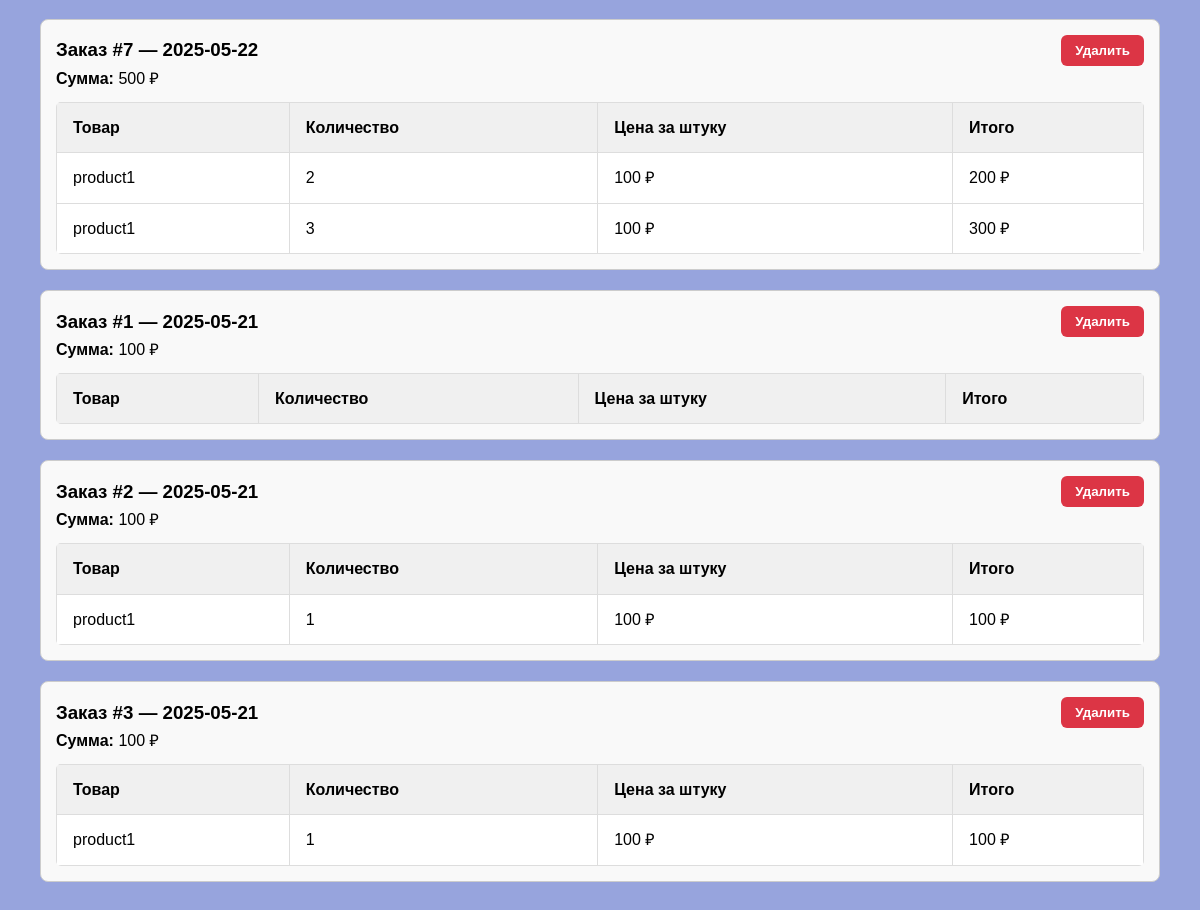
The app's page /orders.php (signed in, lower part), older data.
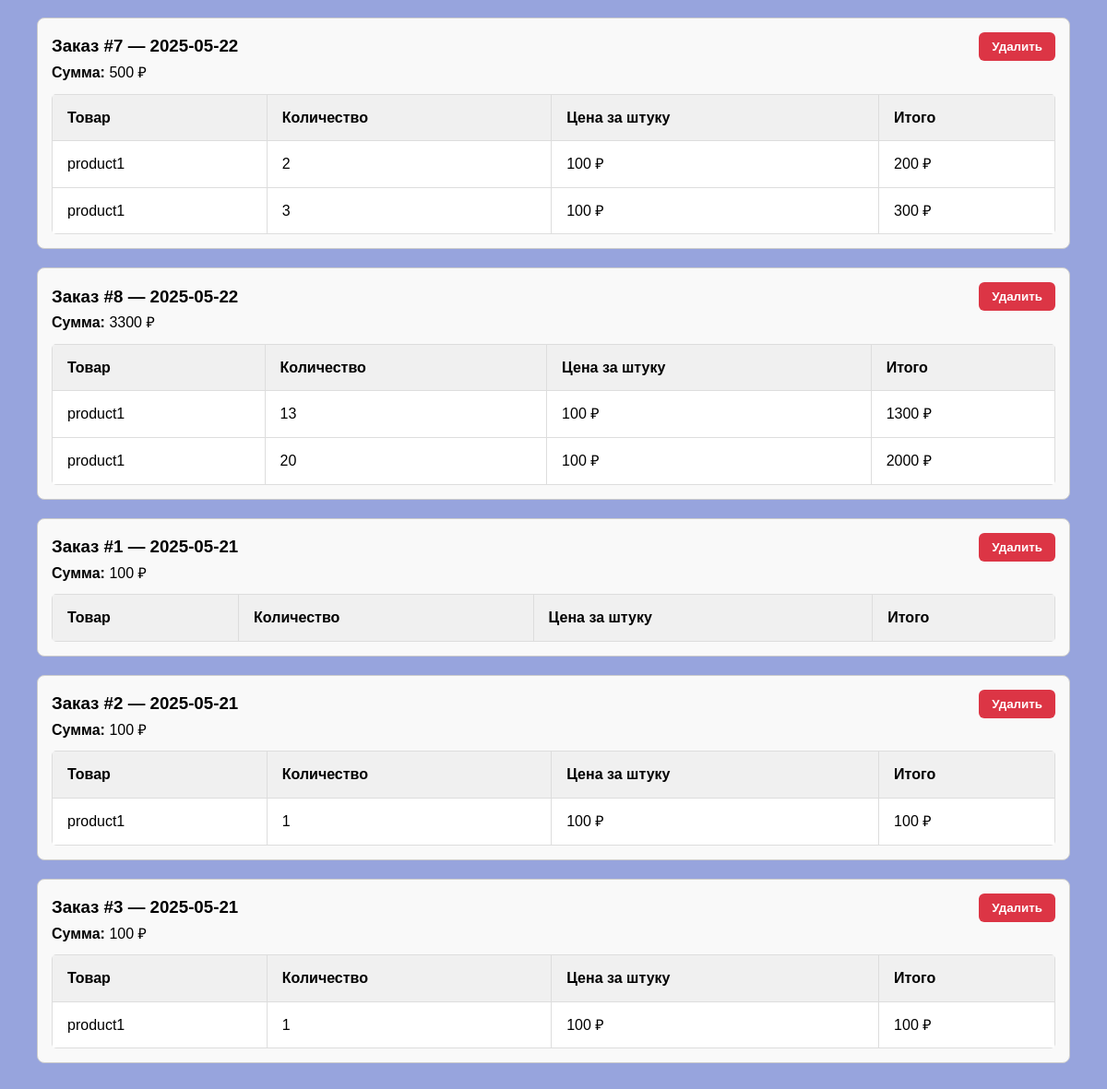
The same page, newer data.
### tables this page shows
CREATE TABLE `orders` (
    `id` int UNSIGNED NOT NULL,
    `user_id` int UNSIGNED NOT NULL,
    `total_price` decimal(10,0) NOT NULL,
    `created_at` date NOT NULL
  );

CREATE TABLE `order_items` (
    `id` int UNSIGNED NOT NULL,
    `order_id` int UNSIGNED NOT NULL,
    `product_id` int UNSIGNED NOT NULL,
    `quantity` int UNSIGNED NOT NULL,
    `price` decimal(10,0) NOT NULL
  );

CREATE TABLE `product` (
    `id` int UNSIGNED NOT NULL,
    `title` varchar(10) NOT NULL,
    `description` text NOT NULL,
    `price` decimal(10,0) NOT NULL,
    `category_id` int UNSIGNED NOT NULL,
    `image` text NOT NULL
  );

### orders.php (the view, shortened to what this page needs)
<?php
require_once 'database/db.php';
$user = $_SESSION['user'] ?? null;
$user_id = $user['id'];
$stmt = $pdo->prepare("SELECT * FROM orders WHERE user_id = ? ORDER BY created_at DESC");
$stmt->execute([$user_id]);
$orders = $stmt->fetchAll(PDO::FETCH_ASSOC);
?>
<!DOCTYPE html>
<html lang="ru">
<head>
    <link rel="stylesheet" href="assets/css/orders.css">
    <link rel="stylesheet" href="assets/css/main.css"/>
</head>
<body>
<?php include 'header.php'; ?>
<div class="container">
    <?php if (empty($orders)): ?>
        <p>У вас пока нет заказов.</p>
    <?php else: ?>
        <?php foreach ($orders as $order): ?>
            <div class="order">
                <div style="display: flex; justify-content: space-between; align-items: center;">
                    <h3>Заказ #<?= $order['id'] ?> — <?= $order['created_at'] ?></h3>
                    <form action="delete_order.php" method="post" onsubmit="return confirm('Вы уверены, что хотите удалить этот заказ?');" style="margin: 0;">
                        <button type="submit" class="delete-button">Удалить</button>
                    </form>
                </div>
                <p><strong>Сумма:</strong> <?= $order['total_price'] ?> ₽</p>
                <?php
                $stmtItems = $pdo->prepare("
                    SELECT oi.quantity, oi.price, p.title
                    FROM order_items oi
                    JOIN product p ON oi.product_id = p.id
                    WHERE oi.order_id = ?
                ");
                $stmtItems->execute([$order['id']]);
                $items = $stmtItems->fetchAll(PDO::FETCH_ASSOC);
                ?>
                <table>
                    <thead>
                        <tr>
                            <th>Товар</th>
                            <th>Количество</th>
                            <th>Цена за штуку</th>
                            <th>Итого</th>
                        </tr>
                    </thead>
                    <tbody>
                        <?php foreach ($items as $item): ?>
                            <tr>
                                <td><?= htmlspecialchars($item['title']) ?></td>
                                <td><?= $item['quantity'] ?></td>
                                <td><?= $item['price'] ?> ₽</td>
                                <td><?= $item['price'] * $item['quantity'] ?> ₽</td>
                            </tr>
                        <?php endforeach; ?>
                    </tbody>
                </table>
            </div>
        <?php endforeach; ?>
    <?php endif; ?>
</div>
</body>
</html>

Row changes from the older to the newer data that the page shows:
added orders: id "8", created_at "2025-05-22", total_price "3300"
added order_items: product.title "product1", quantity "13", price "100", $item['price'] * $item['quantity'] "1300", shown under "8"
added order_items: product.title "product1", quantity "20", price "100", $item['price'] * $item['quantity'] "2000", shown under "8"
